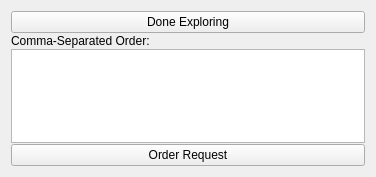
<?xml version="1.0" encoding="UTF-8"?>
<ui version="4.0">
 <class>SquirtleBotCommanderPanel</class>
 <widget class="QWidget" name="SquirtleBotCommanderPanel">
  <property name="geometry">
   <rect>
    <x>0</x>
    <y>0</y>
    <width>376</width>
    <height>177</height>
   </rect>
  </property>
  <property name="windowTitle">
   <string>Squirtle Bot Commander</string>
  </property>
  <layout class="QVBoxLayout" name="verticalLayout">
   <item>
    <layout class="QHBoxLayout" name="SquirtleBotPanel">
     <item>
      <layout class="QVBoxLayout" name="toggleLayout">
       <property name="spacing">
        <number>1</number>
       </property>
       <item>
        <widget class="QPushButton" name="explore_button">
         <property name="text">
          <string>Done Exploring</string>
         </property>
        </widget>
       </item>
       <item>
        <widget class="QLabel" name="label">
         <property name="text">
          <string>Comma-Separated Order:</string>
         </property>
        </widget>
       </item>
       <item>
        <widget class="QTextEdit" name="order_text"/>
       </item>
       <item>
        <widget class="QPushButton" name="order_button">
         <property name="text">
          <string>Order Request</string>
         </property>
        </widget>
       </item>
      </layout>
     </item>
    </layout>
   </item>
  </layout>
 </widget>
 <resources/>
 <connections/>
</ui>
